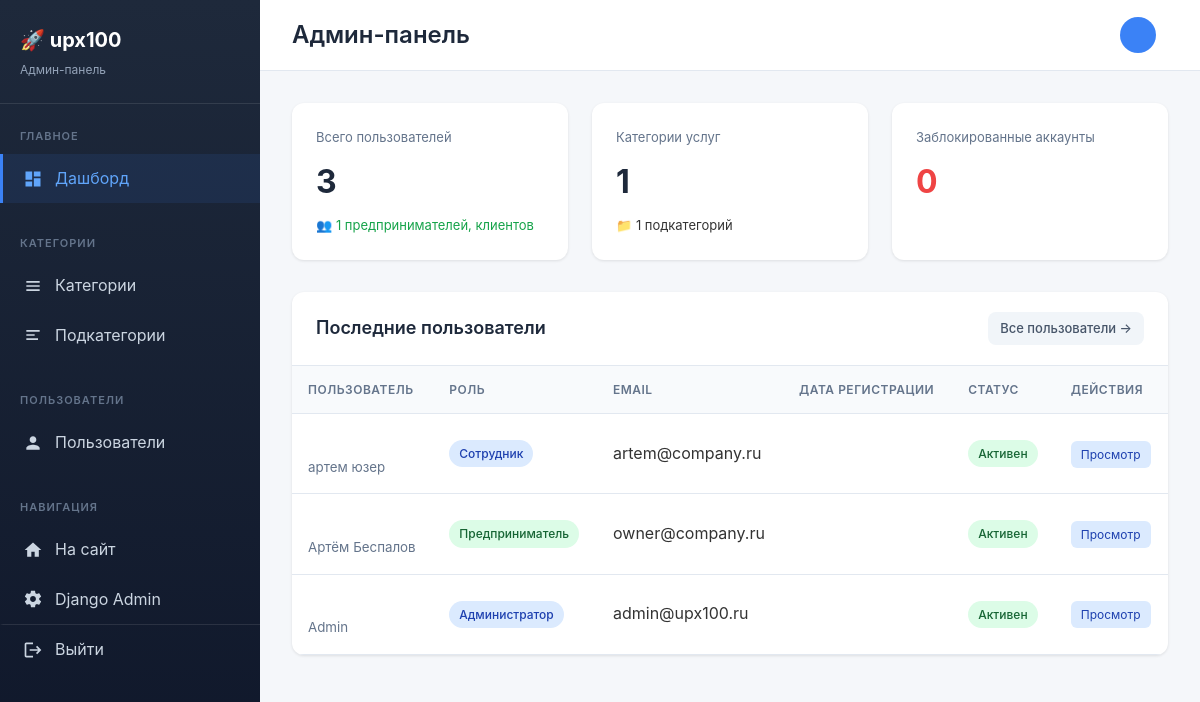
The app's page /dashboard/ (signed in) with its own data.
### accounts/models.py (models this page shows, shortened)
class User(AbstractBaseUser, PermissionsMixin):
    ROLE_CHOICES = (
        ('admin', 'Администратор'),
        ('entrepreneur', 'Предприниматель'),
        ('employee', 'Сотрудник'),
    )
    email = models.EmailField('Email', unique=True)
    first_name = models.CharField('Имя', max_length=30, blank=True)
    last_name = models.CharField('Фамилия', max_length=30, blank=True)
    phone = models.CharField('Телефон', max_length=20, blank=True)
    role = models.CharField('Роль', max_length=20, choices=ROLE_CHOICES, default='entrepreneur')
    is_staff = models.BooleanField('Статус сотрудника', default=False)
    is_active = models.BooleanField('Активен', default=True)
    date_joined = models.DateTimeField('Дата регистрации', default=timezone.now)
    objects = UserManager()
    USERNAME_FIELD = 'email'
    REQUIRED_FIELDS = []
    class Meta:
        verbose_name = 'Пользователь'
        verbose_name_plural = 'Пользователи'

### dashboard/views.py (the view)
# urls.py: path('', views.dashboard_home, name='home'),
@admin_required
def dashboard_home(request):
    users_count = User.objects.count()
    entrepreneurs_count = User.objects.filter(role='entrepreneur').count()
    admins_count = User.objects.filter(role='admin').count()
    from companies.models import Category, Subcategory
    categories_count = Category.objects.count()
    subcategories_count = Subcategory.objects.count()
    recent_users = User.objects.order_by('-date_joined')[:10]
    inactive_users = User.objects.filter(is_active=False).count()
    context = {
        'users_count': users_count,
        'entrepreneurs_count': entrepreneurs_count,
        'admins_count': admins_count,
        'categories_count': categories_count,
        'subcategories_count': subcategories_count,
        'recent_users': recent_users,
        'inactive_users': inactive_users,
        'title': 'Админ-панель',
    }
    return render(request, 'dashboard/home.html', context)

### dashboard/views.py (called while the page is built)
def is_admin(user):
    return user.is_authenticated and (user.is_superuser or user.role == 'admin')

### templates/dashboard/home.html (shortened to what this page needs)
{% extends 'dashboard/base.html' %}
{% block content %}
<div class="stats-grid">
    <div class="stat-card">
        <div class="stat-label">Всего пользователей</div>
        <div class="stat-value">{{ users_count }}</div>
        <div class="stat-change positive">
            <span>👥 {{ entrepreneurs_count }} предпринимателей, {{ clients_count }} клиентов</span>
        </div>
    </div>
    <div class="stat-card">
        <div class="stat-label">Категории услуг</div>
        <div class="stat-value">{{ categories_count }}</div>
        <div class="stat-change">
            <span>📁 {{ subcategories_count }} подкатегорий</span>
        </div>
    </div>
    <div class="stat-card">
        <div class="stat-label">Заблокированные аккаунты</div>
        <div class="stat-value" style="color: #ef4444;">{{ inactive_users }}</div>
    </div>
</div>
<div class="card">
    <div class="card-header">
        <h3 class="card-title">Последние пользователи</h3>
        <a href="{% url 'dashboard:user_list' %}" class="btn btn-secondary btn-sm">Все пользователи →</a>
    </div>
    <div class="card-body" style="padding: 0;">
        <div class="table-responsive">
            <table>
                <thead>
                    <tr>
                        <th>Пользователь</th>
                        <th>Роль</th>
                        <th>Email</th>
                        <th>Дата регистрации</th>
                        <th>Статус</th>
                        <th>Действия</th>
                    </tr>
                </thead>
                <tbody>
                    {% for user in recent_users %}
                    <tr>
                        <td>
                            {% if user.first_name or user.last_name %}
                            <br><small style="color: #64748b;">{{ user.first_name }} {{ user.last_name }}</small>
                            {% endif %}
                        </td>
                        <td>
                            {% if user.role == 'admin' %}
                            <span class="badge badge-info">Администратор</span>
                            {% elif user.role == 'entrepreneur' %}
                            <span class="badge badge-success">Предприниматель</span>
                            {% else %}
                            <span class="badge badge-info">Сотрудник</span>
                            {% endif %}
                        </td>
                        <td>{{ user.email }}</td>
                        <td>{{ user.created_at|date:"d.m.Y H:i" }}</td>
                        <td>
                            {% if user.is_active %}
                            <span class="badge badge-success">Активен</span>
                            {% else %}
                            <span class="badge badge-danger">Заблокирован</span>
                            {% endif %}
                        </td>
                        <td>
                            <a href="{% url 'dashboard:user_detail' user.pk %}" class="action-btn edit">Просмотр</a>
                        </td>
                    </tr>
                    {% empty %}
                    <tr>
                        <td colspan="6" class="empty-state">
                            <p>Нет зарегистрированных пользователей</p>
                        </td>
                    </tr>
                    {% endfor %}
                </tbody>
            </table>
        </div>
    </div>
</div>
{% endblock %}

### templates/dashboard/base.html (style rules this page uses)
* { margin: 0; padding: 0; box-sizing: border-box; }
body { font-family: -apple-system, BlinkMacSystemFont, 'Segoe UI', Roboto, Oxygen, Ubuntu, sans-serif; background-color: #f5f7fa; color: #333; line-height: 1.6; }
.card { background: #fff; border-radius: 12px; box-shadow: 0 1px 3px rgba(0,0,0,0.1); overflow: hidden; }
.card-header { padding: 20px 24px; border-bottom: 1px solid #e2e8f0; display: flex; justify-content: space-between; align-items: center; }
.card-title { font-size: 18px; font-weight: 600; color: #1e293b; }
.card-body { padding: 24px; }
.stats-grid { display: grid; grid-template-columns: repeat(auto-fit, minmax(240px, 1fr)); gap: 24px; margin-bottom: 32px; }
.stat-card { background: #fff; border-radius: 12px; padding: 24px; box-shadow: 0 1px 3px rgba(0,0,0,0.1); }
.stat-label { font-size: 13px; color: #64748b; margin-bottom: 8px; }
.stat-value { font-size: 32px; font-weight: 700; color: #1e293b; }
.stat-change { font-size: 13px; margin-top: 8px; }
.stat-change.positive { color: #16a34a; }
.table-responsive { overflow-x: auto; }
table { width: 100%; border-collapse: collapse; }
th, td { padding: 14px 16px; text-align: left; border-bottom: 1px solid #e2e8f0; }
th { background: #f8fafc; font-weight: 600; font-size: 12px; text-transform: uppercase; letter-spacing: 0.5px; color: #64748b; }
.btn { display: inline-flex; align-items: center; gap: 8px; padding: 10px 20px; border-radius: 8px; font-size: 14px; font-weight: 500; text-decoration: none; cursor: pointer; border: none; transition: all 0.2s; }
.btn-secondary { background: #f1f5f9; color: #475569; }
.btn-sm { padding: 6px 12px; font-size: 13px; }
.badge { display: inline-block; padding: 4px 10px; border-radius: 20px; font-size: 12px; font-weight: 500; }
.badge-success { background: #dcfce7; color: #166534; }
.badge-info { background: #dbeafe; color: #1e40af; }
.action-btn { padding: 6px 10px; border-radius: 6px; font-size: 12px; text-decoration: none; transition: all 0.2s; }
.action-btn.edit { background: #dbeafe; color: #1e40af; }

### records on screen
User: first_name "артем", last_name "юзер", role "Сотрудник", email "artem@company.ru", is_active "Активен"
User: first_name "Артём", last_name "Беспалов", role "Предприниматель", email "owner@company.ru", is_active "Активен"
User: first_name "Admin", role "Администратор", email "admin@upx100.ru", is_active "Активен"

### other values on screen
{{ title }} "Админ-панель"
{{ users_count }} "3"
{{ entrepreneurs_count }} "1"
{{ categories_count }} "1"
{{ subcategories_count }} "1"
{{ inactive_users }} "0"
